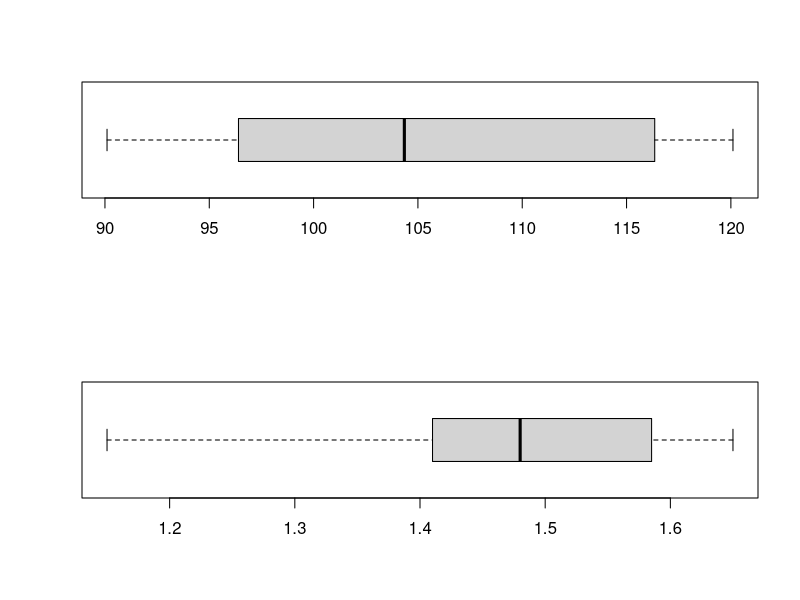
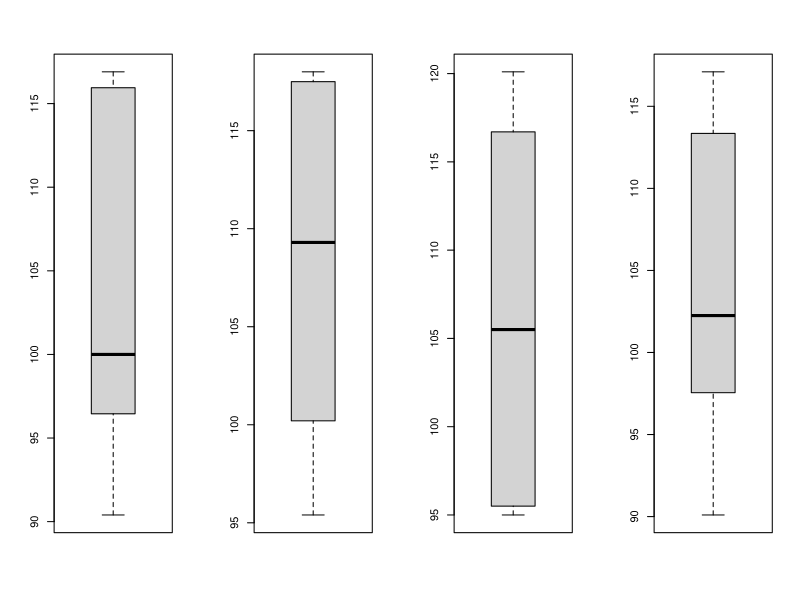
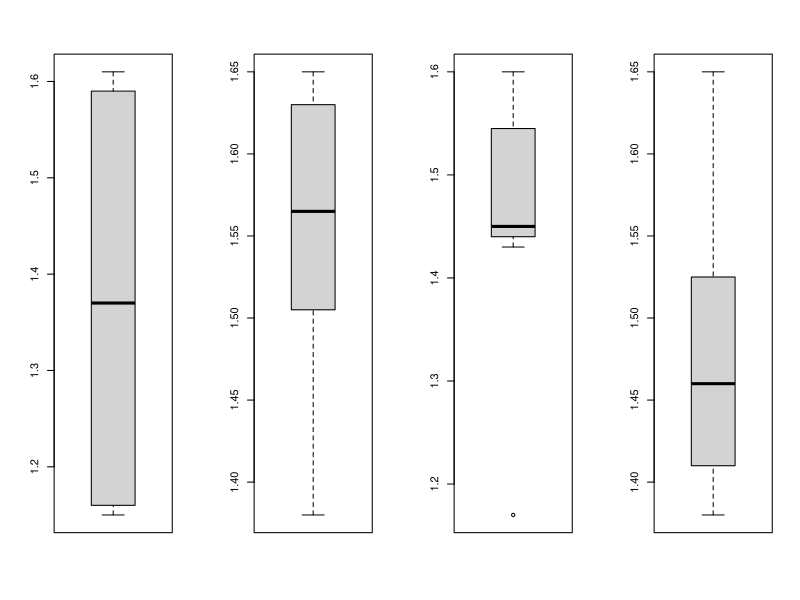
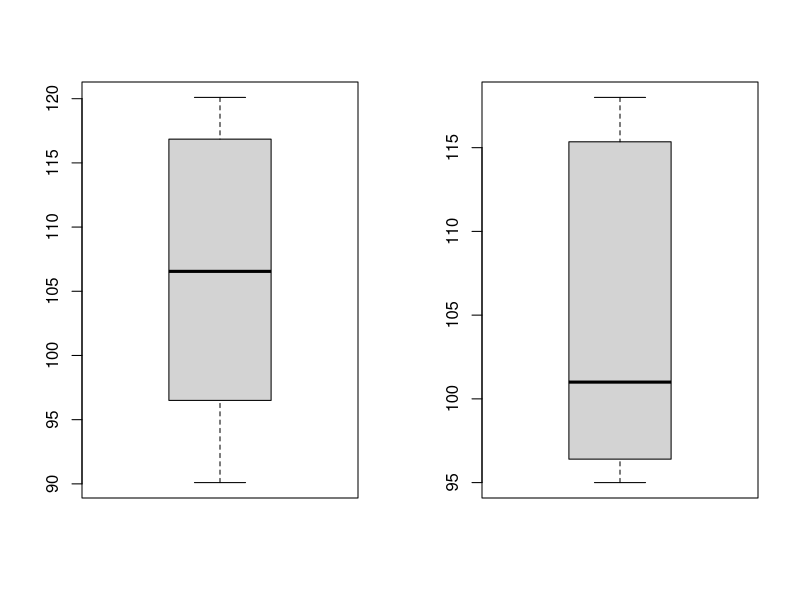
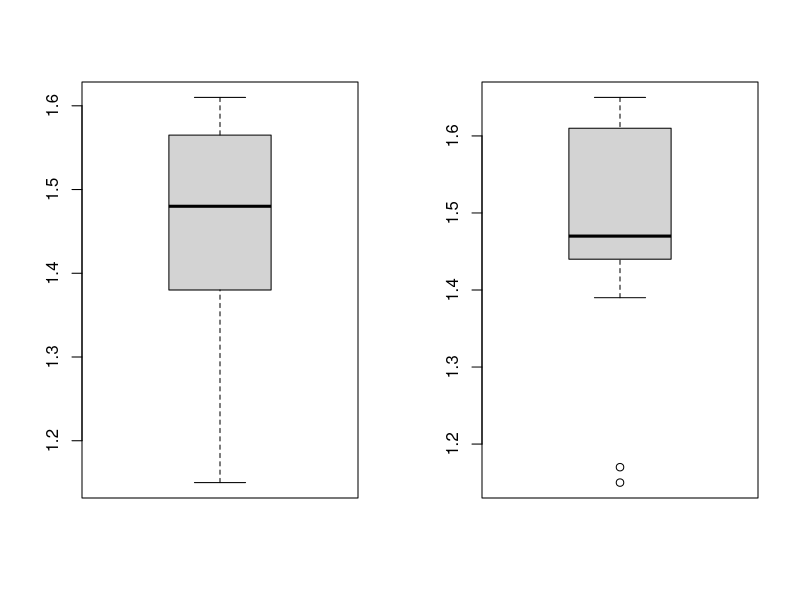
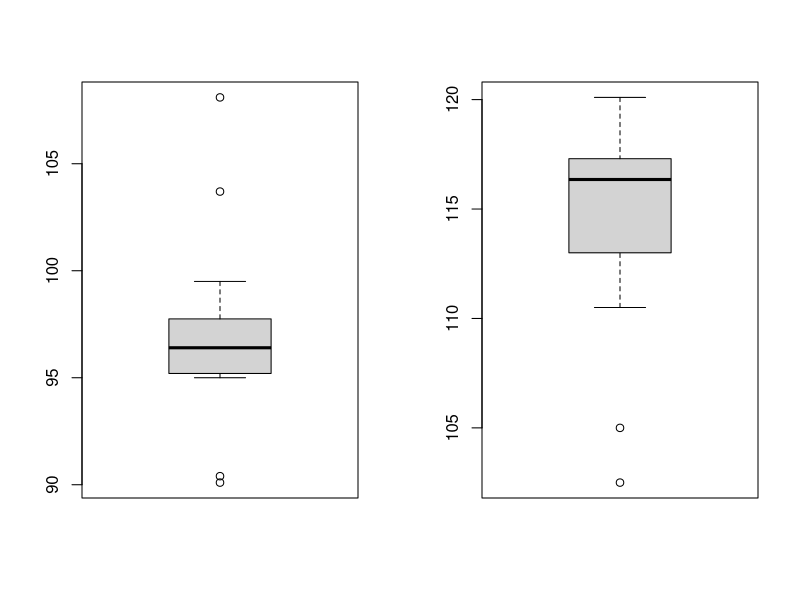
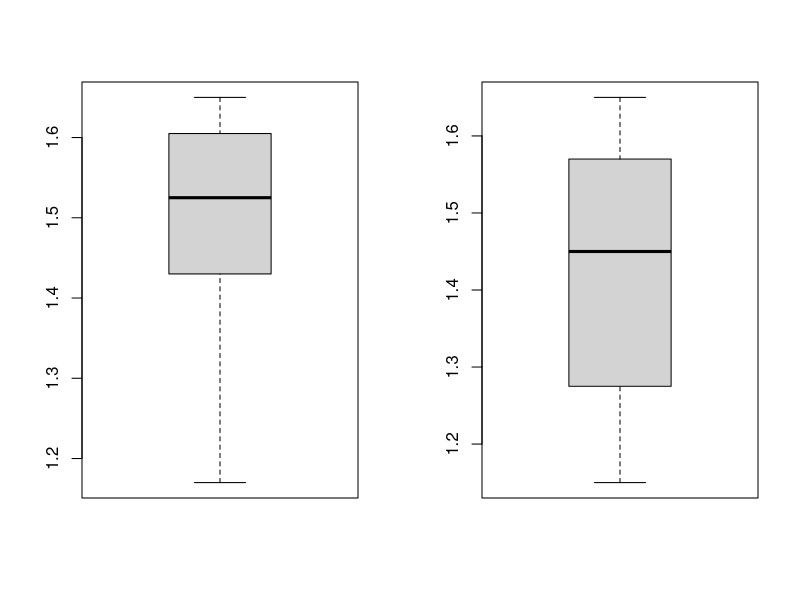
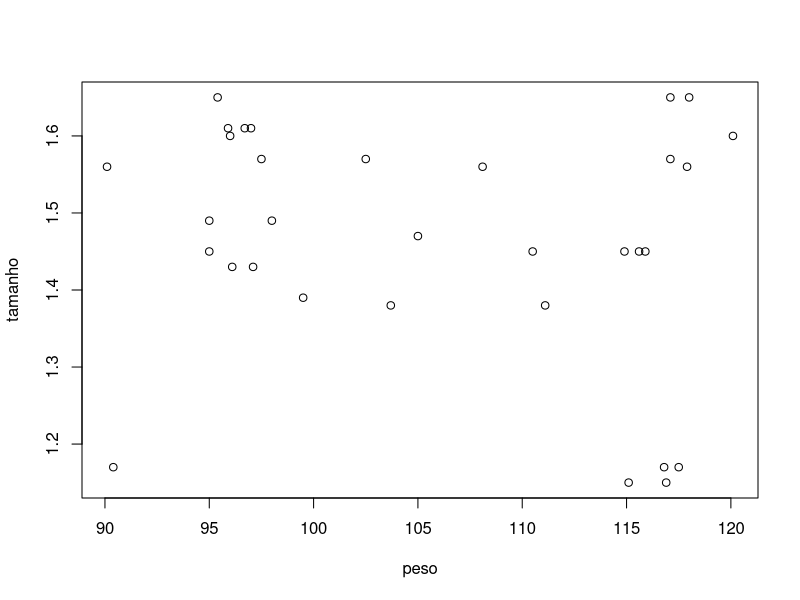

Recreate these plots in R, in order.
numero=seq(1,32)
dieta=c("B","A","A","B","A","B","B","A","B","A","A","B","A","A","B","B",
        "A","B","B","A","B","A","A","B","A","B","B","A","B","B","A","A")
peso=c(115.10,90.40,97,102.50,108.10,118,110.50,103.70,115.90,
       96.10,95,120.10,98,99.50,111.10,105,90.10,117.10,115.60,
       97.10,114.90,96,95,117.50,96.70,117.10,117.90,95.40,116.90,
       116.80,95.90,97.50)
tamanho=c(1.15,1.17,1.61,1.57,1.56,1.65,1.45,1.38,1.45,1.43,1.45,1.60,
          1.49,1.39,1.38,1.47,1.56,1.65,1.45,1.43,1.45,1.60,1.49,1.17,
          1.61,1.57,1.56,1.65,1.15,1.17,1.61,1.57)
raca=c(1,1,1,1,2,2,2,2,3,3,3,3,4,4,4,4,4,4,4,4,3,3,3,3,2,2,2,2,1,1,1,1)
sexo=c("Macho","F?mea","F?mea","Macho","F?mea","Macho","Macho","F?mea",
       "F?mea","Macho","Macho","F?mea","Macho","Macho","F?mea","F?mea",
       "F?mea","Macho","Macho","F?mea","Macho","F?mea","F?mea","Macho",
       "Macho","F?mea","F?mea","Macho","F?mea","F?mea","Macho","Macho")

getmode=function(v){
  uniqv=unique(v)
  uniqv[which.max(tabulate(match(v,uniqv)))]}

cv=function(x){
  sd(x)/mean(x)}

asymmetry=function(x){
  (sqrt(length(x)/(length(x)-1)))*(1/(length(x)-1))*
    ((sum((x-mean(x))^3))/sd(x)^3)}

kurtosis=function(x){
  ((length(x)/(length(x)-1)^2)*((sum((x-mean(x))^4))/sd(x)^4))-3}

########################################################################

# a) numero:  qualitativa ordinal
#    dieta:   qualitativa nominal
#    peso:    quantitativa cont?nua
#    tamanho: quantitativa cont?nua
#    raca:    qualitativa nominal
#    sexo:    qualitativa nominal

########################################################################

# b) mean(peso) = 105.7344

mean(peso)

########################################################################

# c) tapply(peso,raca,mean) =   1         2        3        4 
#                               104.0125  108.4250 106.3125 104.1875

tapply(peso,raca,mean)

# d) tapply(peso,sexo,mean) =   F?mea     Macho 
#                               106.1375  105.3312

tapply(peso,sexo,mean)

# e) tapply(peso,dieta,mean) =  A         B 
#                               96.96875  114.50000 

tapply(peso,dieta,mean)

########################################################################

# f) tapply(peso,raca,median) =   1       2       3       4 
#                                 100.00  109.30  105.50  102.25

tapply(peso,raca,median)

# g) tapply(peso,sexo,median) =   F?mea   Macho 
#                                 106.55  101.00 

tapply(peso,sexo,median)

# h) tapply(peso,dieta,median) =  A       B
#                                 96.40   116.35 

tapply(peso,dieta,median)

########################################################################

# i) tapply(peso,raca,getmode) =  1     2     3     4 
#                                 115.1 108.1 95.0  98.0

tapply(peso,raca,getmode)

# j) tapply(peso,sexo,getmode) =  F?mea Macho 
#                                 90.4  115.1 

tapply(peso,sexo,getmode)

# k) tapply(peso,dieta,getmode) = A     B 
#                                 95.0  117.1

tapply(peso,dieta,getmode)

########################################################################

# l) tapply(peso,raca,sd) =   1         2       3         4
#                             10.67392  9.18519 11.63436  9.66857 

tapply(peso,raca,sd)

# m) tapply(peso,sexo,sd) =   F?mea     Macho 
#                             10.67981  9.58246

tapply(peso,sexo,sd)

# n) tapply(peso,dieta,sd) =  A         B 
#                             4.32384   4.85963

tapply(peso,dieta,sd)

########################################################################

# o) Ra?a 3, pois poss?i menor diverg?ncia de sua m?dia em
#    compara??o com a m?dia global.

mean(peso)
tapply(peso,raca,mean)
tapply(peso,raca,mean) - mean(peso)
abs(tapply(peso,raca,mean) - mean(peso))
min(abs(tapply(peso,raca,mean) - mean(peso)))
which.min(abs(tapply(peso,raca,mean) - mean(peso)))

########################################################################

# p) Sim, pois s?o duas vari?veis diferentes e de baixa correla??o.

cv(peso)
cv(tamanho)
cor(peso,tamanho)

########################################################################

# q) tapply(peso,raca,cv) =     1       2       3       4
#                               0.10262 0.08471 0.10943 0.09279
#
#    tapply(tamanho,raca,cv) =  1       2       3       4
#                               0.16761 0.06105 0.09191 0.06104

tapply(peso,raca,cv)
tapply(tamanho,raca,cv)

# r) tapply(peso,sexo,cv) =     F?mea   Macho 
#                               0.10062 0.09097
#
#    tapply(tamanho,sexo,cv) =  F?mea   Macho 
#                               0.11002 0.10379

tapply(peso,sexo,cv)
tapply(tamanho,sexo,cv)

# s) tapply(peso,dieta,cv) =    A       B 
#                               0.04459 0.04244
#    tapply(tamanho,dieta,cv) = A       B 
#                               0.08233 0.12497

tapply(peso,dieta,cv)
tapply(tamanho,dieta,cv)

########################################################################

# t) A Ra?a 1 e a dieta B oferecem maior varia??o de tamanho.

########################################################################

# u) asymmetry(peso) =     0.02218387
#    asymmetry(tamanho) = -0.9014667
#
#    kurtosis(peso) =     -1.61463
#    kurtosis(tamanho) =  -0.2003604

asymmetry(peso)
asymmetry(tamanho)

kurtosis(peso)
kurtosis(tamanho)

########################################################################

# v) Os valores do tamanho se concentram a direita comparados com
#    o peso.

par(mfrow=c(2,1))
invisible(boxplot(peso,horizontal=TRUE))
invisible(boxplot(tamanho,horizontal=TRUE))

# w) Em rela??o ao peso, ra?a 3 poss?i peso um pouco inferiores e a 
#    ra?a 4 poss?i menor varia??o comparado com as demais.
#    Em rela??o ao tamanho, a ra?a 1 tem a maior vari?ncia, cobrindo 
#    todo o espectro, enquanto as ra?as 2 e 3 tem tamanhos maiores
#    que as da ra?a 4.

par(mfrow=c(1,4))
invisible(tapply(peso,raca,boxplot))
invisible(tapply(tamanho,raca,boxplot))

# x) Os porcos machos um outlier baixo de tamanho.

par(mfrow=c(1,2))
invisible(tapply(peso,sexo,boxplot))
invisible(tapply(tamanho,sexo,boxplot))

# y) A dieta B oferece maior peso, enquanto a dieta A menor vari?ncia
#    do tamanho.

par(mfrow=c(1,2))
invisible(tapply(peso,dieta,boxplot))
invisible(tapply(tamanho,dieta,boxplot))
par(mfrow=c(1,1))

########################################################################

# z) N?o pois os valores est?o muito espalhados.

plot(peso,tamanho)

# aa) Baix?ssima correla??o, cor(peso,tamanho) = -0.2018518

cor(peso,tamanho)

# bb) 

lm(peso~tamanho)

# cc) reg(novoporco) = 105.4149 101.6478 101.2581 108.2727 106.7139

reg=function(x){
  124.77-12.99*x}

novoporco=c(1.49,1.78,1.81,1.27,1.39)

reg(novoporco)

# dd)

cor(peso[sexo=="Macho"],tamanho[sexo=="Macho"])
cor(peso[sexo=="F?mea"],tamanho[sexo=="F?mea"])

lm(peso[sexo=="Macho"]~tamanho[sexo=="Macho"])
lm(peso[sexo=="F?mea"]~tamanho[sexo=="F?mea"])

# ee)

lm(peso[sexo=="Macho"]~tamanho[sexo=="Macho"])$coefficients
lm(peso[sexo=="F?mea"]~tamanho[sexo=="F?mea"])$coefficients

regm=function(x){
  136.04626-20.70093*x}
regf=function(x){
  114.127034-5.521924*x}

regm(c(1.49,1.78))
regf(c(1.81,1.27,1.39))